Frame 1 (no input): blank canvas, image omitted
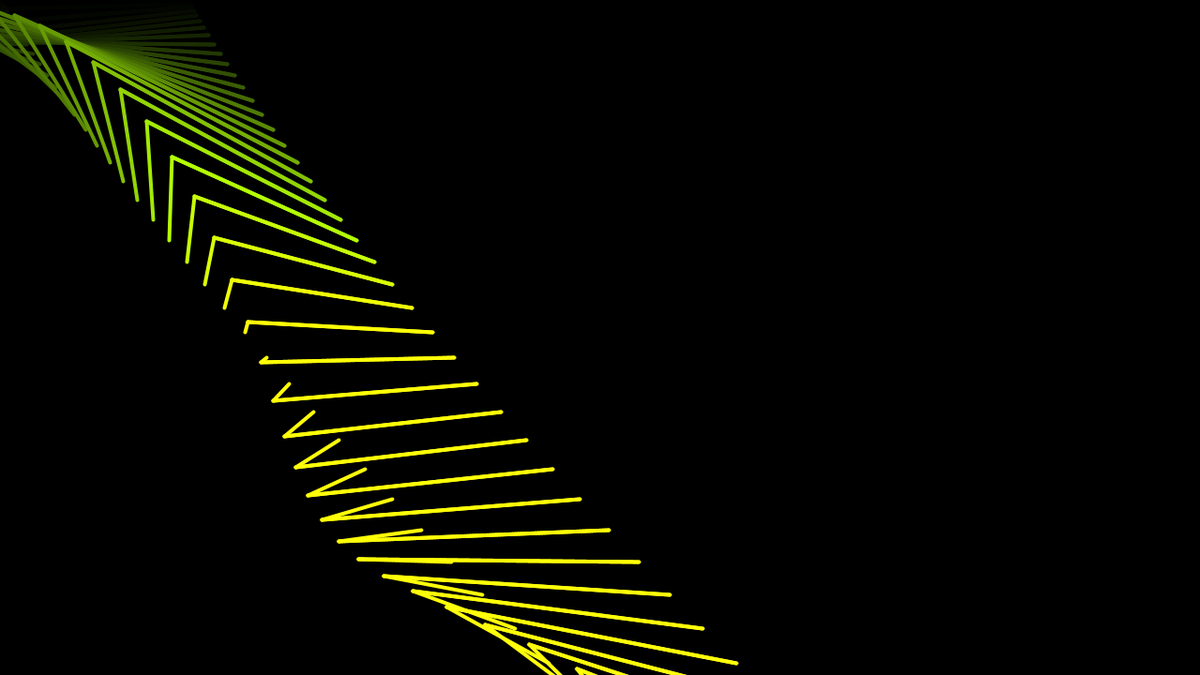
Frame 60 (the mouse pressed at the canvas centre just before this capture)
Frame 120 (the mouse held since frame 60 and released just before this capture): identical to frame 60, image omitted

The Processing sketch that drew this single still picture (run headless with seeded random() and noise(); from frame 60 on, the mouse is pressed at the canvas centre):

// Processing sketch: screensaver_test
// ── screensaver_test.pde
//Declare
float a = 0.0;
float x, y;
float speedX;
float speedY;
float inc = TWO_PI/25.0;
boolean changeSpeed;
boolean edge;
String word;
char c;

void setup() {
  size(1280, 720);
  background(0);
  //Initialize
  x = 1;
  y = 1;
  speedX = .1;
  speedY = .1;
  changeSpeed = true;
  edge = true;
  word = "xPos: ";
  c = 'f';
  //  println("setup");
}

void draw() {
  //Use
  for (int i = 0; i < .5; i++) {
    stroke(x, y, a);
    strokeWeight(4);
    line(x, y, x - 50+cos(a)*60.0, y - 50+sin(a)*80.0);
    line(x + 200, y, x - 50+cos(a)*60.0, y - 50+sin(a)*80.0);
    line(x + 200, y, x - 50+cos(a)*60.0, y - 50+sin(a)*80.0);
  }
  x = x + speedX;
  y = y + speedY;
  a = a + inc;
  speedY = speedY + 1;
  speedX = speedX + (a * .1);
  if (changeSpeed) {
    speedX = speedX + .5;
  } 
  if (edge) {
  }
    println(word + x);
}

void mousePressed() {
  println("mouse pressed!!!");
}

void keyPressed(){
  println("You pressed: " + key);
}
